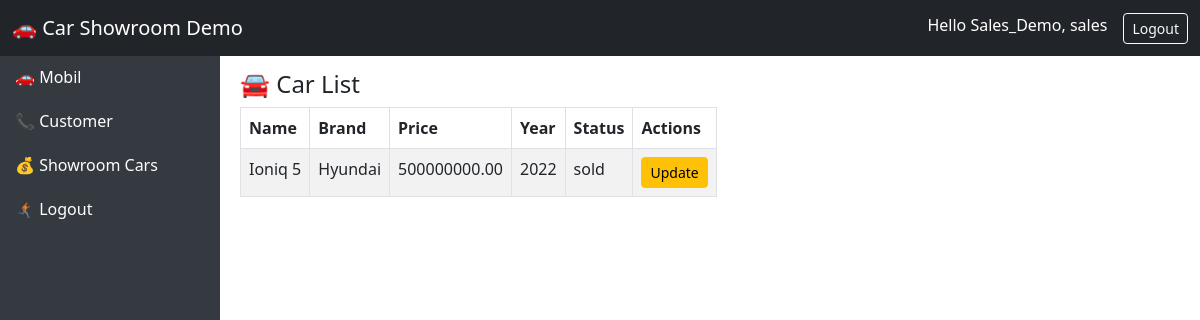
Page /demo/dashboard/carlist/ (signed in) on the earlier database version.
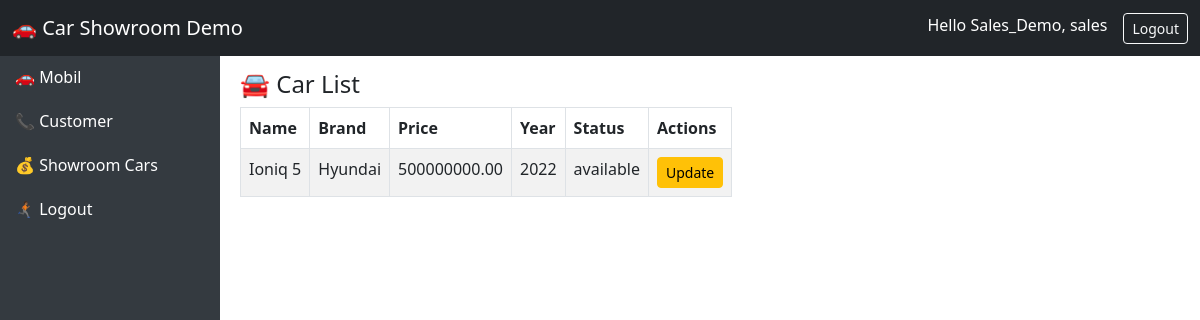
Same page on the later database version.
### cars/models.py (models this page shows, shortened)
class Cars(models.Model):
    id = models.AutoField(primary_key=True)
    nama = models.CharField(max_length=100)
    harga = models.DecimalField(max_digits=12, decimal_places=2)
    merek = models.CharField(max_length=50)
    model = models.CharField(max_length=50)
    tahun = models.IntegerField()
    kilometer = models.IntegerField()
    transmisi = models.CharField(max_length=20, choices=[('auto','Otomatis'), ('manual', 'Manual')])
    jenis_bahan_bakar = models.CharField(max_length=20, choices=[('bensin','Bensin'), ('diesel', 'Diesel'), ('elektrik', 'Elektrik')])
    mesin = models.CharField(max_length=50)
    tempat_duduk = models.IntegerField()
    deskripsi = models.TextField()
    gambar = models.ImageField(upload_to='cars/images/',blank=True, null=True)
    status = models.CharField(max_length=20,
                              choices=[('available','Available'),('sold','Sold'),('booked','Booked')],default='available')

### demo/views.py (the view)
# urls.py: path('dashboard/carlist/', demo_carlist_dashboard, name='demo_carlist_dashboard'),
def demo_carlist_dashboard(request):
    if not request.user.is_authenticated:
        return redirect("demo_login")
    cars = Cars.objects.all()
    return render(request, "demo/api_dashboard.html", {"cars": cars})

### demo/templates/demo/api_dashboard.html (shortened to what this page needs)
{% extends 'demo/api_base.html' %}
{% block content %}
<h4>🚘 Car List</h4>
<table class="table table-bordered table-striped">
  <thead>
    <tr>
      <th>Name</th>
      <th>Brand</th>
      <th>Price</th>
      <th>Year</th>
      <th>Status</th>
      {% if request.user.role in 'admin sales' %}
        <th>Actions</th>
      {% endif %}
    </tr>
  </thead>
  <tbody>
    {% for car in cars %}
      <tr>
        <td><a href="{% url 'detail_car' car.id %}" class="text-decoration-none text-dark" style="font-weight: normal; text-decoration: none;">{{car.nama}}</td>
        <td>{{ car.merek }}</td>
        <td>{{ car.harga }}</td>
        <td>{{ car.tahun }}</td>
        <td>{{ car.status }}</td>
        {% if request.user.role == 'admin' %}
        <td>
          <a href="{% url 'update_car' car.id %}?next={% url 'demo_carlist_dashboard' %}" class="btn btn-sm btn-warning">Edit</a>
          {% comment %} <a href="#" class="btn btn-sm btn-danger">Delete</a> {% endcomment %}
          <a href="{% url 'delete_car' car.id %}?next={% url 'demo_carlist_dashboard' %}" class="btn btn-sm btn-danger">Delete</a>
        </td>
        {% elif request.user.role == 'sales' %}
        <td>
          <a href="{% url 'update_car' car.id %}?next={% url 'demo_carlist_dashboard' %}" class="btn btn-sm btn-warning">Update</a>
        </td>
        {% endif %}
      </tr>
    {% endfor %}
  </tbody>
</table>
{% endblock %}

Differences in the rows shown:
changed Cars "Ioniq 5": status "sold" → "available"
